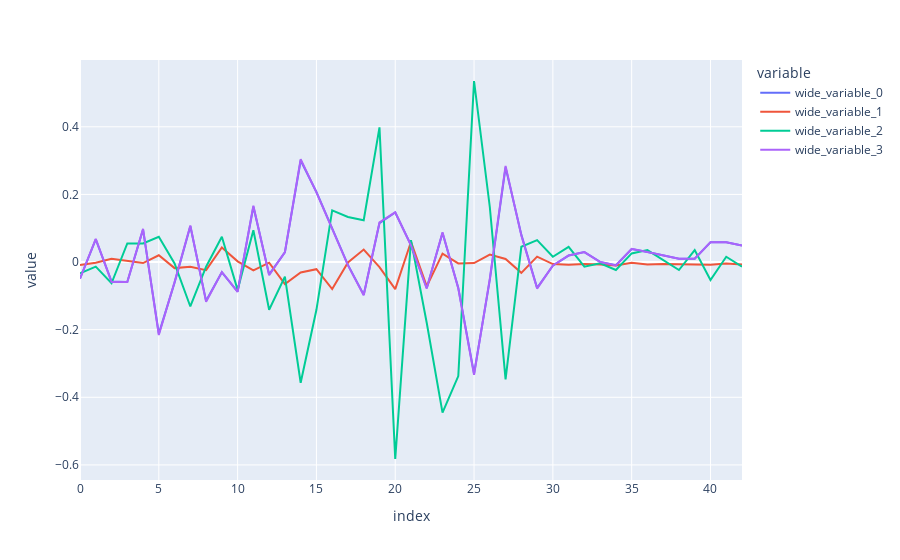

Source (notebook cell):
### Code cell
import plotly.express as px

x, y = zip(*filtered_acc)
px.line(y=[x, y, df.acc_x, df.acc_y])

### Figure 1 — Plotly figure (JSON) as saved in the notebook; plotly's stock layout.template omitted (floating-point values rounded to 4 significant figures)
{"data": [{"hovertemplate": "variable=wide_variable_0<br>index=%{x}<br>value=%{y}<extra></extra>", "legendgroup": "wide_variable_0", "line": {"color": "#636efa", "dash": "solid"}, "marker": {"symbol": "circle"}, "mode": "lines", "name": "wide_variable_0", "orientation": "v", "showlegend": true, "type": "scatter", "x": [0, 1, 2, 3, 4, 5, 6, 7, 8, 9, 10, 11, 12, 13, 14, 15, 16, 17, 18, 19, 20, 21, 22, 23, 24, 25, 26, 27, 28, 29, 30, 31, 32, 33, 34, 35, 36, 37, 38, 39, 40, 41, 42], "xaxis": "x", "y": [-0.04903, 0.06712, -0.0572, -0.05882, 0.09603, -0.2117, -0.06082, 0.1057, -0.1148, -0.03053, -0.08751, 0.1634, -0.0366, 0.02857, 0.3004, 0.2072, 0.09948, -0.008389, -0.0969, 0.1149, 0.1467, 0.0503, -0.07678, 0.08612, -0.07632, -0.3301, -0.05268, 0.28, 0.08107, -0.07638, -0.01067, 0.01922, 0.02929, 0.0003792, -0.009675, 0.03859, 0.02954, 0.01974, 0.009934, 0.009809, 0.05821, 0.05883, 0.04916], "yaxis": "y"}, {"hovertemplate": "variable=wide_variable_1<br>index=%{x}<br>value=%{y}<extra></extra>", "legendgroup": "wide_variable_1", "line": {"color": "#EF553B", "dash": "solid"}, "marker": {"symbol": "circle"}, "mode": "lines", "name": "wide_variable_1", "orientation": "v", "showlegend": true, "type": "scatter", "x": [0, 1, 2, 3, 4, 5, 6, 7, 8, 9, 10, 11, 12, 13, 14, 15, 16, 17, 18, 19, 20, 21, 22, 23, 24, 25, 26, 27, 28, 29, 30, 31, 32, 33, 34, 35, 36, 37, 38, 39, 40, 41, 42], "xaxis": "x", "y": [-0.009, -0.002006, 0.00999, 0.004005, -0.002994, 0.01998, -0.01797, -0.014, -0.02399, 0.04295, 0.002033, -0.02498, -0.002018, -0.06495, -0.03103, -0.02101, -0.07995, -0.001063, 0.03697, -0.01496, -0.07995, 0.05989, -0.0719, 0.02492, -0.003977, -0.003001, 0.02198, 0.00901, -0.03197, 0.01596, -0.005983, -0.007998, -0.006002, -0.006999, -0.009998, -0.002006, -0.006996, -0.006001, -0.006999, -0.006001, -0.007998, -0.004003, -0.006998], "yaxis": "y"}, {"hovertemplate": "variable=wide_variable_2<br>index=%{x}<br>value=%{y}<extra></extra>", "legendgroup": "wide_variable_2", "line": {"color": "#00cc96", "dash": "solid"}, "marker": {"symbol": "circle"}, "mode": "lines", "name": "wide_variable_2", "orientation": "v", "showlegend": true, "type": "scatter", "x": [0, 1, 2, 3, 4, 5, 6, 7, 8, 9, 10, 11, 12, 13, 14, 15, 16, 17, 18, 19, 20, 21, 22, 23, 24, 25, 26, 27, 28, 29, 30, 31, 32, 33, 34, 35, 36, 37, 38, 39, 40, 41, 42], "xaxis": "x", "y": [-0.03334, -0.01373, -0.06276, 0.05492, 0.05492, 0.07453, -0.003923, -0.1314, -0.01373, 0.07453, -0.08238, 0.09414, -0.1412, -0.04315, -0.357, -0.1412, 0.153, 0.1334, 0.1236, 0.3981, -0.5825, 0.06472, -0.1804, -0.4452, -0.3373, 0.5354, 0.1628, -0.3472, 0.04511, 0.06472, 0.01569, 0.04511, -0.01373, -0.003923, -0.02354, 0.0255, 0.0353, 0.005885, -0.02354, 0.0353, -0.05296, 0.01569, -0.01373], "yaxis": "y"}, {"hovertemplate": "variable=wide_variable_3<br>index=%{x}<br>value=%{y}<extra></extra>", "legendgroup": "wide_variable_3", "line": {"color": "#ab63fa", "dash": "solid"}, "marker": {"symbol": "circle"}, "mode": "lines", "name": "wide_variable_3", "orientation": "v", "showlegend": true, "type": "scatter", "x": [0, 1, 2, 3, 4, 5, 6, 7, 8, 9, 10, 11, 12, 13, 14, 15, 16, 17, 18, 19, 20, 21, 22, 23, 24, 25, 26, 27, 28, 29, 30, 31, 32, 33, 34, 35, 36, 37, 38, 39, 40, 41, 42], "xaxis": "x", "y": [-0.04903, 0.06865, -0.05884, -0.05884, 0.09807, -0.2157, -0.05884, 0.1079, -0.1177, -0.02942, -0.08826, 0.1667, -0.03923, 0.02942, 0.304, 0.2059, 0.09807, -0.009807, -0.09807, 0.1177, 0.1471, 0.04903, -0.07845, 0.08826, -0.07845, -0.3334, -0.04903, 0.2844, 0.07845, -0.07845, -0.009807, 0.01961, 0.02942, 0, -0.009807, 0.03923, 0.02942, 0.01961, 0.009807, 0.009807, 0.05884, 0.05884, 0.04903], "yaxis": "y"}], "layout": {"legend": {"title": {"text": "variable"}, "tracegroupgap": 0}, "margin": {"t": 60}, "xaxis": {"anchor": "y", "domain": [0, 1], "title": {"text": "index"}}, "yaxis": {"anchor": "x", "domain": [0, 1], "title": {"text": "value"}}}}
